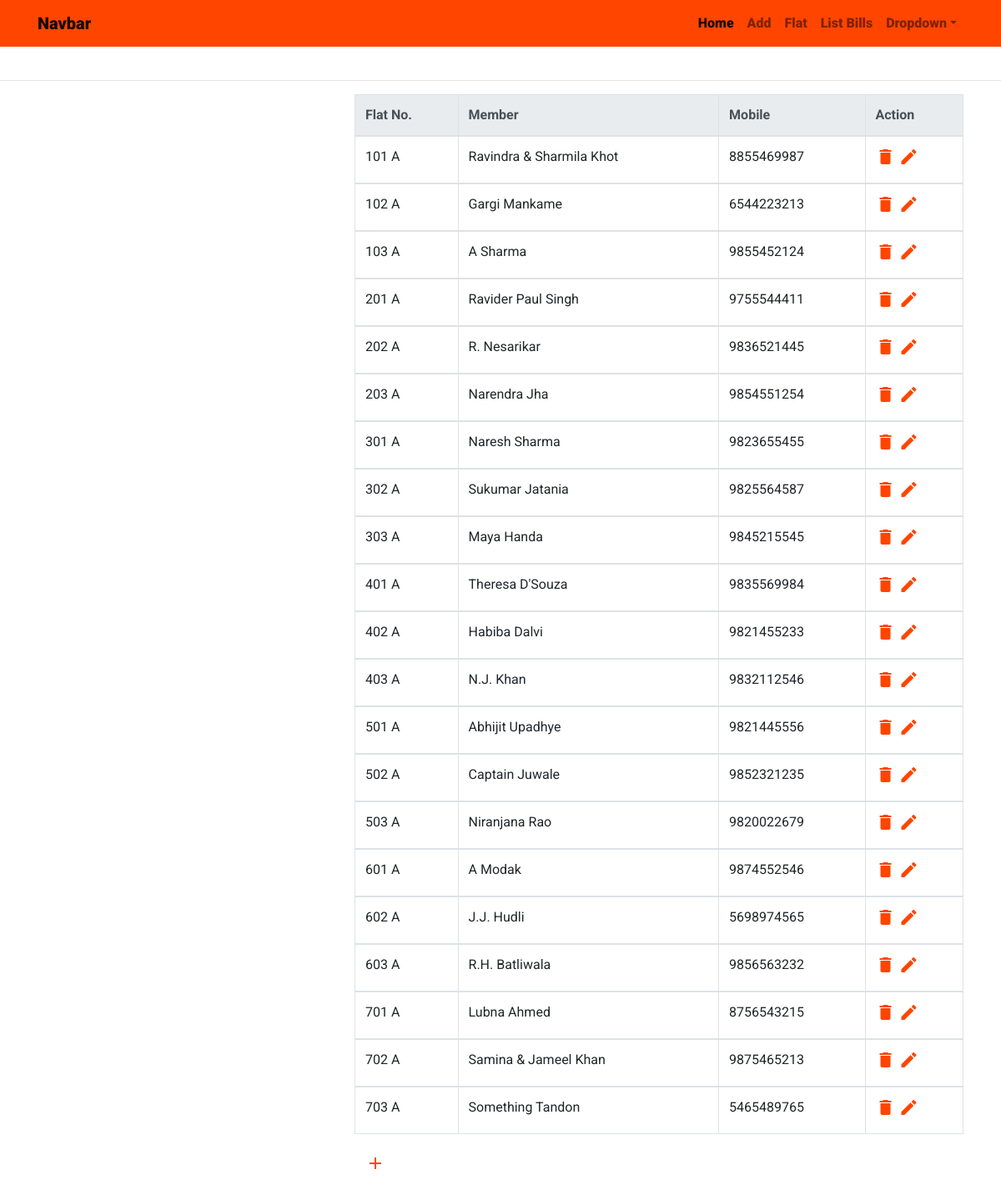
The page / on the database its author committed.
### members/models.py (models this page shows, shortened)
class Guest (models.Model):
        flat_number     = models.OneToOneField(Flat, on_delete=models.CASCADE)
        first_name      = models.CharField(max_length = 200)
        last_name       = models.CharField(max_length = 200)
        mobile          = models.CharField(max_length = 10,
                validators = [mobile_validator]
                )
        def full_name(self):
                return "{} {}".format(self.first_name, self.last_name)

class Flat (models.Model):
        flat_number     = models.CharField(max_length=3,
                        verbose_name='Flat Number',
                        validators = [number_validator],
                        )
        wing            = models.CharField(max_length=1)
        slug            = models.SlugField(unique = True, blank=True)
        class Meta:
                unique_together = ("flat_number", "wing")
        def __str__(self):
                return "{} {}".format( self.flat_number, self.wing)

### members/views.py (the view)
# urls.py: path('', home_view, name = "home"),
def home_view(request):
    guests = Guest.objects.all().order_by("flat_number")
    context = {
        'guests' : guests
    }
    return render(request, "home_view.html", context)

### society/templates/home_view.html
{% extends 'index1.html' %}
{% block content %}
<table class="table table-bordered">
    <thead class="thead-light">
      <tr>
          <th>Flat No.</th>
          <th>Member</th>
          <th>Mobile</th>
          <th>Action</th>
      </tr>
    </thead>
    {% for guest in guests %}
       <tbody>
          <tr>
            <td>{{guest.flat_number}}</td>
            <td>{{guest.full_name }}</td>
            <td>{{guest.mobile}}</td>
            <td><a href =  "delete/{{guest.id}}" class="right" ><i class="material-icons">delete</i></a>
                <a href =  "edit/{{guest.id}}" class="right" ><i class="material-icons">edit</i></a></td>
          </tr>
        </tbody>
    {% endfor %}
</table>
<a  href = "{%url 'add_member'%}" class="btn btn-floating btn-large cyan right">
    <i class="material-icons">add</i>
</a>
{% endblock content %}

### static/css/stylesheet.css (style rules this page uses)
body { padding-top: 5rem; font-family: 'Roboto', sans-serif; }
i { color: orangered; }

### rows shown on the page
Guest: flat_number "101 A", full_name "Ravindra & Sharmila Khot", mobile "8855469987"
Guest: flat_number "102 A", full_name "Gargi Mankame", mobile "6544223213"
Guest: flat_number "103 A", full_name "A Sharma", mobile "9855452124"
Guest: flat_number "201 A", full_name "Ravider Paul Singh", mobile "9755544411"
Guest: flat_number "202 A", full_name "R. Nesarikar", mobile "9836521445"
Guest: flat_number "203 A", full_name "Narendra Jha", mobile "9854551254"
Guest: flat_number "301 A", full_name "Naresh Sharma", mobile "9823655455"
Guest: flat_number "302 A", full_name "Sukumar Jatania", mobile "9825564587"
Guest: flat_number "303 A", full_name "Maya Handa", mobile "9845215545"
Guest: flat_number "401 A", full_name "Theresa D'Souza", mobile "9835569984"
Guest: flat_number "402 A", full_name "Habiba Dalvi", mobile "9821455233"
Guest: flat_number "403 A", full_name "N.J. Khan", mobile "9832112546"
Guest: flat_number "501 A", full_name "Abhijit Upadhye", mobile "9821445556"
Guest: flat_number "502 A", full_name "Captain Juwale", mobile "9852321235"
Guest: flat_number "503 A", full_name "Niranjana Rao", mobile "9820022679"
Guest: flat_number "601 A", full_name "A Modak", mobile "9874552546"
Guest: flat_number "602 A", full_name "J.J. Hudli", mobile "5698974565"
Guest: flat_number "603 A", full_name "R.H. Batliwala", mobile "9856563232"
Guest: flat_number "701 A", full_name "Lubna Ahmed", mobile "8756543215"
Guest: flat_number "702 A", full_name "Samina & Jameel Khan", mobile "9875465213"
Guest: flat_number "703 A", full_name "Something Tandon", mobile "5465489765"
